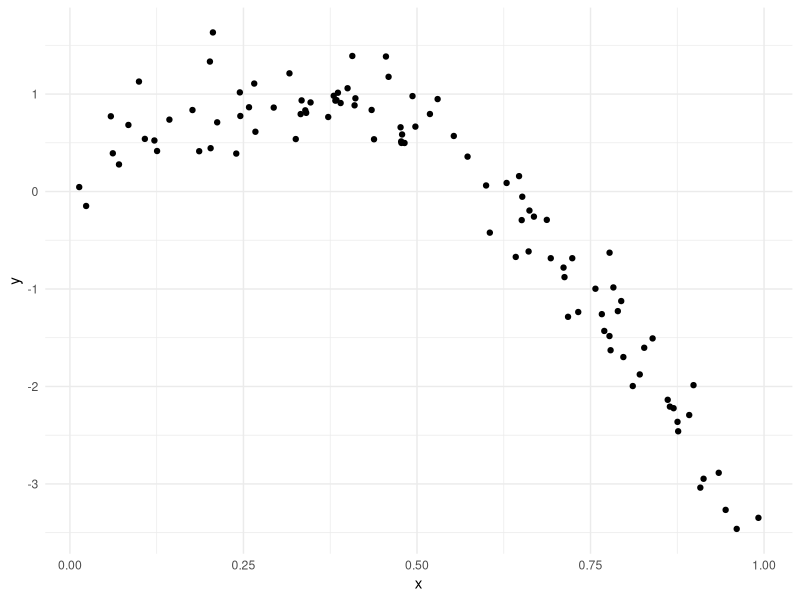
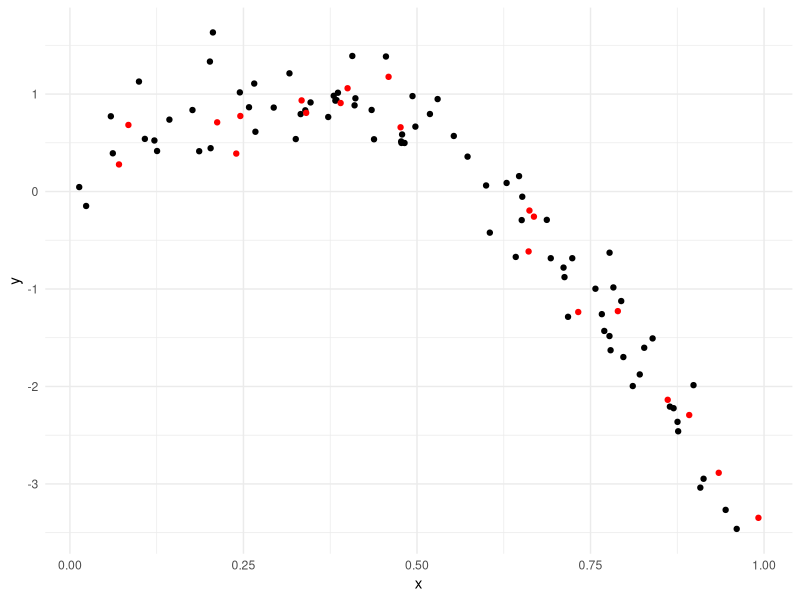
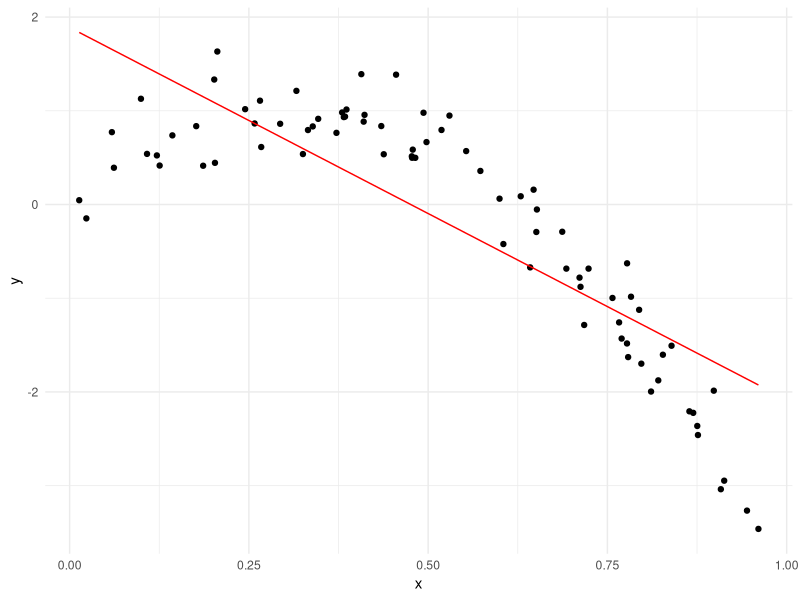
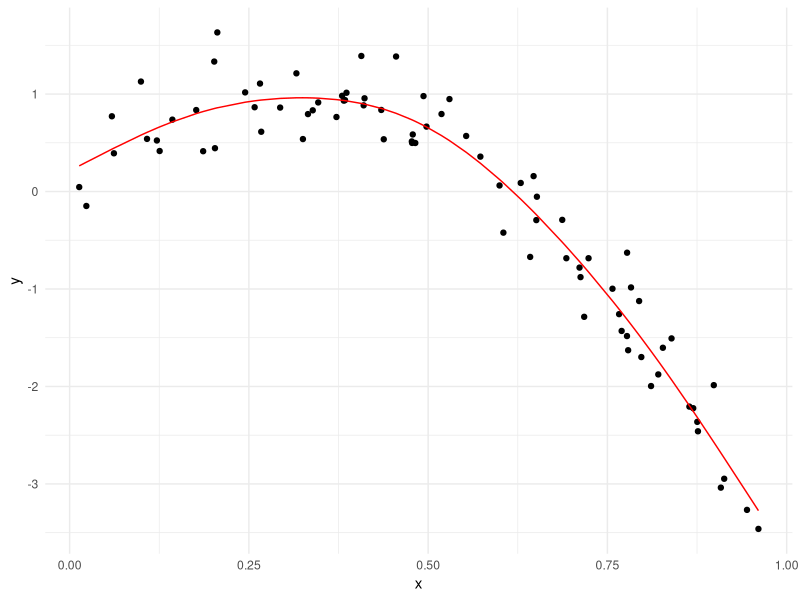
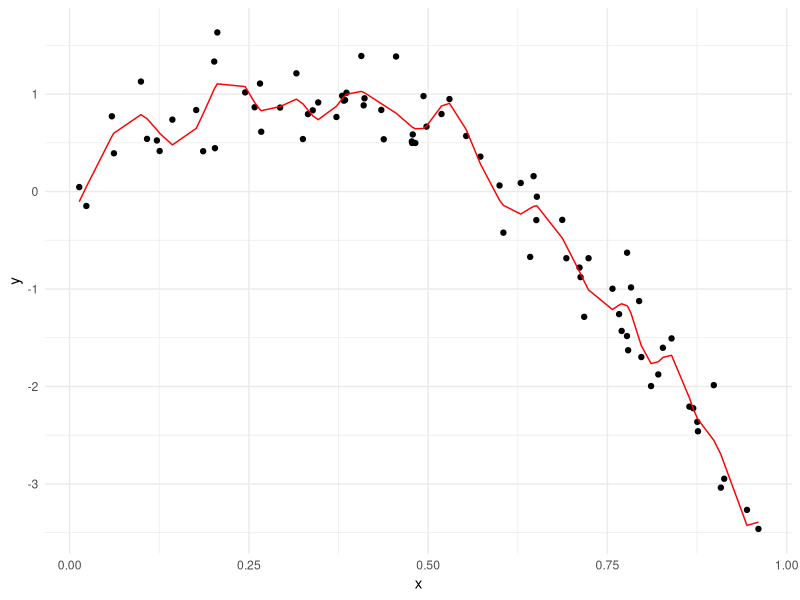
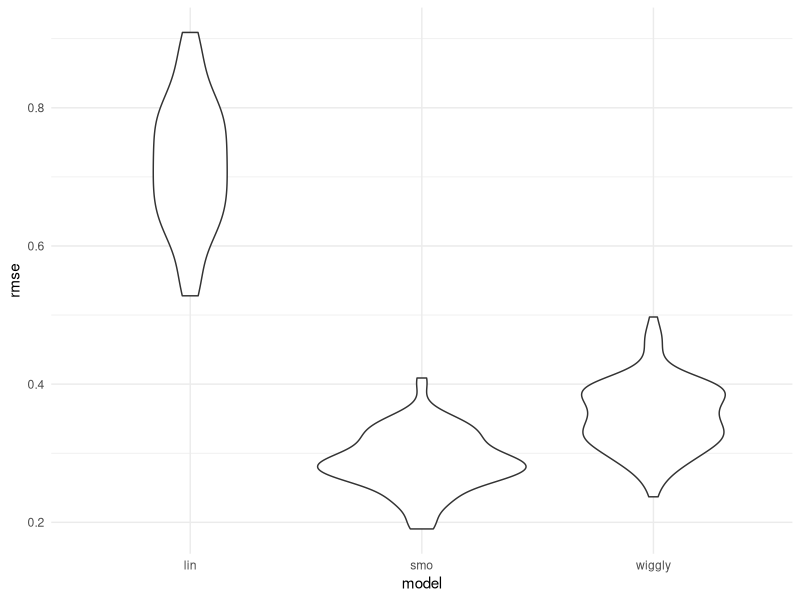

The R source for these figures, in order:
## ---- chunk 1
library(tidyverse)
library(modelr)
library(mgcv)

knitr::opts_chunk$set(
	echo = TRUE,
	warning = FALSE,
	fig.width = 8, 
  fig.height = 6,
  out.width = "90%"
)
options(
  ggplot2.continuous.colour = "viridis",
  ggplot2.continuous.fill = "viridis"
)
scale_colour_discrete = scale_colour_viridis_d
scale_fill_discrete = scale_fill_viridis_d
theme_set(theme_minimal() + theme(legend.position = "bottom"))

set.seed(1)
## ---- chunk 2
nonlin_df = 
  tibble(
    id = 1:100,
    x = runif(100, 0, 1),
    y = 1 - 10 * (x - .3) ^ 2 + rnorm(100, 0, .3)
  )

nonlin_df %>% 
  ggplot(aes(x = x, y = y)) + 
  geom_point() 
## ---- chunk 3
train_df = sample_frac(nonlin_df, 0.8)
test_df = anti_join(nonlin_df, train_df, by = "id")

ggplot(train_df, aes(x = x, y = y)) + 
  geom_point() + 
  geom_point(data = test_df, color = "red")
## ---- chunk 4
linear_mod = lm(y  ~ x, data = train_df)
smooth_mod = mgcv::gam(y ~ s(x), data = train_df)
wiggly_mod = mgcv::gam(y ~ s(x, k = 30), sp = 10e-6, data = train_df)
## ---- chunk 5
train_df %>% 
  add_predictions(linear_mod) %>% 
  ggplot(aes(x = x, y = y)) +
  geom_point() +
  geom_line(aes(y = pred), color = "red")

train_df %>% 
  add_predictions(smooth_mod) %>% 
  ggplot(aes(x = x, y = y)) + geom_point() + 
  geom_line(aes(y = pred), color = "red")

train_df %>% 
  add_predictions(wiggly_mod) %>% 
  ggplot(aes(x = x, y = y)) + geom_point() + 
  geom_line(aes(y = pred), color = "red")

## ---- chunk 6
rmse(linear_mod, test_df)
rmse(smooth_mod, test_df)
rmse(wiggly_mod, test_df)
## ---- chunk 7
cv_df = 
  crossv_mc(nonlin_df, 100)
## ---- chunk 8
cv_df %>% pull(train) %>% .[[1]] %>% as_tibble
## ---- chunk 9
cv_df =
  cv_df %>% 
  mutate(
    train = map(train, as_tibble),
    test = map(test, as_tibble))
## ---- chunk 10
cv_results = 
  cv_df %>% 
  mutate(
    linear_mod = map(.x = train, ~lm(y ~ x, data = .x)),
    smooth_mod = map(.x = train, ~gam(y ~ s(x), data = .x)),
    wiggly_mod  = map(train, ~gam(y ~ s(x, k = 30), sp = 10e-6, data = .x)),
    rmse_lin = map2_dbl(.x = linear_mod, .y = test, ~rmse(.x, .y)),
    rmse_smo = map2_dbl(.x = smooth_mod, .y = test, ~rmse(.x, .y)),
    rmse_wiggly = map2_dbl(wiggly_mod, test, ~rmse(model = .x, data = .y))
  )
## ---- chunk 11
cv_results %>% 
  select(starts_with("rmse")) %>% 
  pivot_longer(
    everything(),
    names_to = "model", 
    values_to = "rmse",
    names_prefix = "rmse_") %>% 
  mutate(model = fct_inorder(model)) %>% 
  ggplot(aes(x = model, y = rmse)) + geom_violin()
